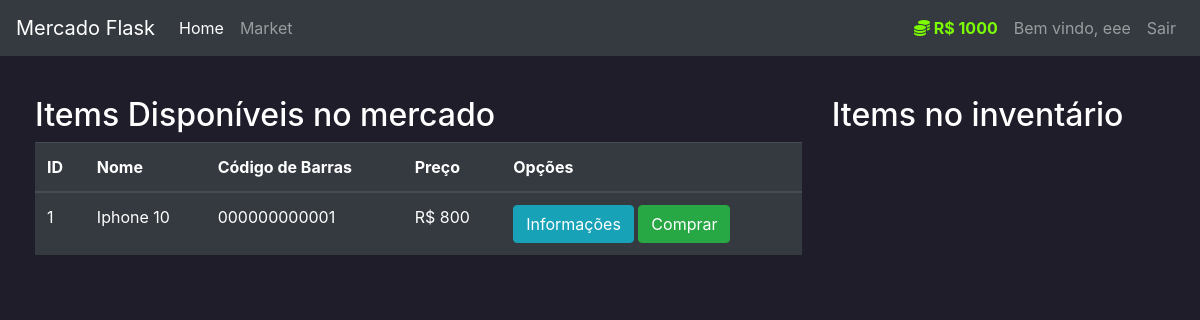
The app's page /market (signed in) with its own data.
### market/models.py (models this page shows, shortened)
class User(db.Model, UserMixin):
    id = db.Column(db.Integer(), primary_key=True)
    username = db.Column(db.String(length=30), nullable=False, unique=True)
    email_address = db.Column(db.String(length=50), nullable=False, unique=True)
    password_hash = db.Column(db.String(length=60), nullable=False)
    budget = db.Column(db.Integer(), nullable=False, default=1000)
    items = db.relationship('Item', backref='owned_user', lazy=True)
    @property
    def password(self):
        return self.password

class Item(db.Model):
    id = db.Column(db.Integer(), primary_key=True)
    name = db.Column(db.String(length=30), nullable=False, unique=True)
    price = db.Column(db.Integer(), nullable=False, unique=False)
    barcode = db.Column(db.String(length=12), nullable=False, unique=True)
    description = db.Column(db.String(length=1024), nullable=False, unique=True)
    owner = db.Column(db.Integer(), db.ForeignKey('user.id'))

### market/routes.py (the view, shortened to what this page needs)
@app.route("/market", methods=['GET', 'POST'])
@login_required
def market_page():
    purchase_form = PurchaseItemForm()
    selling_form = SellItemForm()
    if request.method == "GET":
        items = Item.query.filter_by(owner=None)
        owned_items = Item.query.filter_by(owner=current_user.id)
        return render_template('market.html', items=items, purchase_form=purchase_form, owned_items=owned_items, selling_form=selling_form)

### market/models.py (called while the page is built)
@login_manager.user_loader
def load_user(user_id):
    return User.query.get(int(user_id))

### market/templates/market.html (shortened to what this page needs)
{% extends 'base.html' %}
{% block content %}
    <div class="row" style="margin-left: 20px;">
        <div class="col-8">
            <h2>Items Disponíveis no mercado</h2>
            <table class="table table-hover table-dark">
                <thead>
                    <tr>
                        <th scope="col">ID</th>
                        <th scope="col">Nome</th>
                        <th scope="col">Código de Barras</th>
                        <th scope="col">Preço</th>
                        <th scope="col">Opções</th>
                    </tr>
                </thead>
                <tbody>
                    {% for item in items %}
                    <tr>
                        <td>{{ item.id }}</td>
                        <td>{{ item.name }}</td>
                        <td>{{ item.barcode }}</td>
                        <td>R$ {{ item.price }}</td>
                        <td>
                            <button class="btn btn-outline btn-info" data-toggle="modal" data-target="#Modal-MoreInfo-{{ item.id }}">Informações</button>
                            <button class="btn btn-outline btn-success" data-toggle="modal" data-target="#Modal-PurchaseConfirm-{{ item.id }}">Comprar</button>
                        </td>
                    </tr>
                    {% endfor %}
                </tbody>
            </table>
        </div>
        <div class="col-4">
            <h2>Items no inventário</h2>
            <br>
        </div>
    </div>
{% endblock %}

### market/templates/base.html (shortened to what this page needs)
<!doctype html>
<html lang="en">
<head>
    <link rel="stylesheet" href="https://cdn.jsdelivr.net/npm/bootstrap@4.5.3/dist/css/bootstrap.min.css">
</head>
<body>
    <nav class="navbar navbar-expand-md navbar-dark bg-dark">
    <a class="navbar-brand" href="{{ url_for('home_page') }}">Mercado Flask</a>
    <div class="collapse navbar-collapse" id="navbarNav">
        <ul class="navbar-nav mr-auto">
            <li class="nav-item active">
                <a class="nav-link" href="{{ url_for('home_page') }}">Home <span class="sr-only">(current)</span></a>
            </li>
            <li class="nav-item">
                <a class="nav-link" href="{{ url_for('market_page') }}">Market</a>
            </li>
        </ul>
        {% if current_user.is_authenticated %}
        <ul class="navbar-nav">
            <li class="nav-item">
                <a class="nav-link" style="color: lawngreen; font-weight: bold;">
                    <i class="fas fa-coins"></i>
                    R$ {{ current_user.budget }}
                </a>
            </li>
            <li class="nav-item">
                <a class="nav-link">Bem vindo, {{ current_user.username }}</a>
            </li>
            <li class="nav-item">
                <a class="nav-link" href="{{ url_for('logout_page') }}">Sair</a>
            </li>
        </ul>
        {% endif %}
    </div>
    </nav>
    <div style="height: 40px;"></div>
    {% block content %}
    {% endblock %}
</body>
</html>

### market/templates/base.html (style rules this page uses)
body { background-color: #201d2b; color: white }

### records on screen
User: budget "1000", username "eee"
Item: id "1", name "Iphone 10", barcode "000000000001", price "800"
